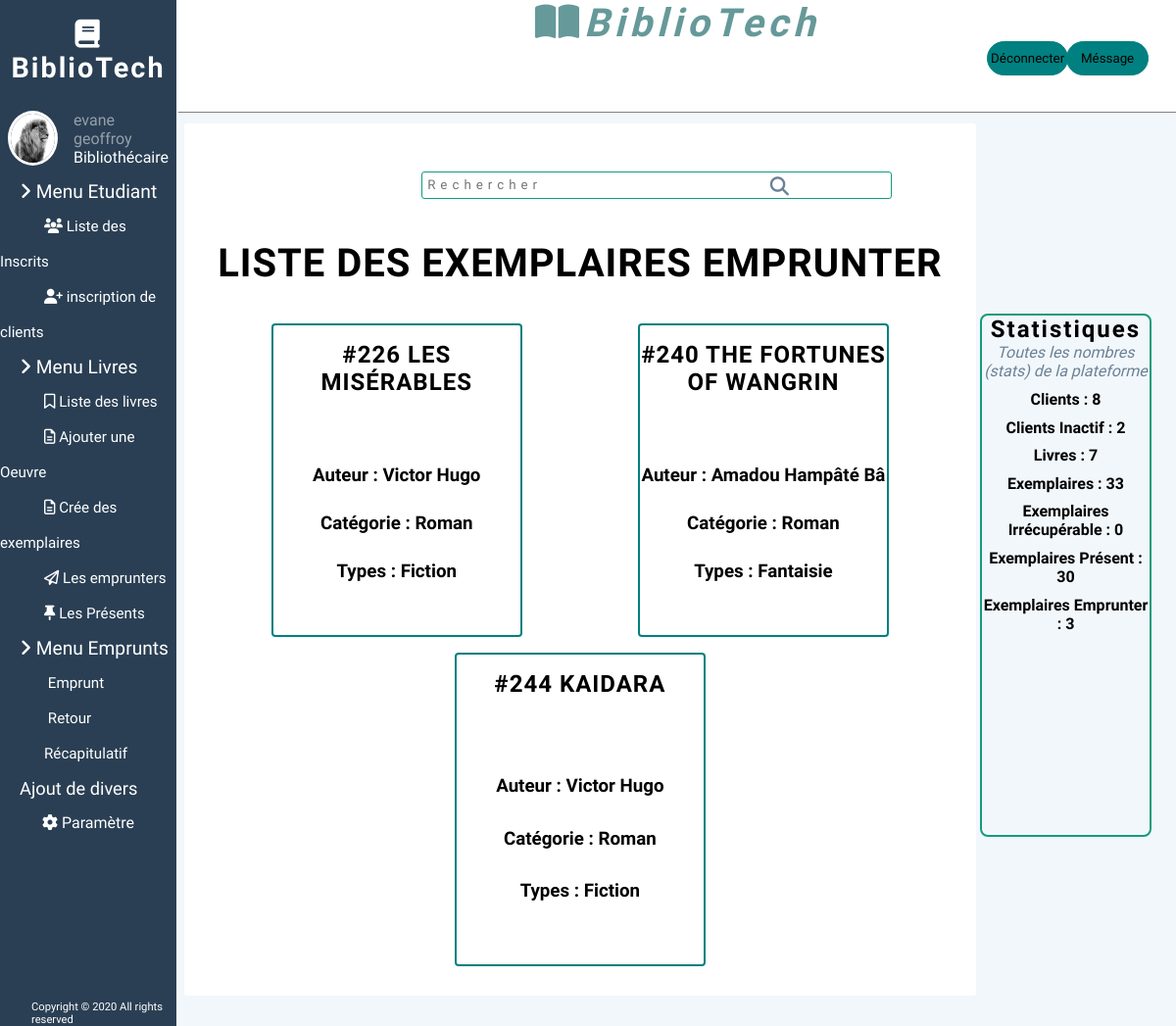
Screenshot of /Views/emprunters.php (signed in) with the database file from the repository.
### tables this page shows
CREATE TABLE IF NOT EXISTS `exemplaires` (
  `id` int NOT NULL AUTO_INCREMENT,
  `auteur_exem_id` int NOT NULL,
  `oeuvre_exem_id` int NOT NULL,
  `types_exem_id` int NOT NULL,
  `categorie_exem_id` int NOT NULL,
  `editeur_id` int NOT NULL,
  `etat_id` int NOT NULL,
  `emprunter` tinyint(1) NOT NULL,
  PRIMARY KEY (`id`),
  KEY `fk_exem_auteur` (`auteur_exem_id`),
  KEY `fk_exem_type` (`types_exem_id`),
  KEY `fk_exem_categorie` (`categorie_exem_id`),
  KEY `fk_etat` (`etat_id`),
  KEY `fk_exem_editeur` (`editeur_id`),
  KEY `fk_exem_oeuvre` (`oeuvre_exem_id`)
);

CREATE TABLE IF NOT EXISTS `oeuvre` (
  `id` int NOT NULL AUTO_INCREMENT,
  `nom` varchar(10000) NOT NULL,
  `auteur_id` int NOT NULL,
  PRIMARY KEY (`id`),
  KEY `fk_auteur_oeuvre` (`auteur_id`)
);

CREATE TABLE IF NOT EXISTS `auteur` (
  `id` int NOT NULL AUTO_INCREMENT,
  `nom` varchar(500) NOT NULL,
  PRIMARY KEY (`id`)
);

CREATE TABLE IF NOT EXISTS `categorie` (
  `id` int NOT NULL AUTO_INCREMENT,
  `nom` varchar(200) NOT NULL,
  PRIMARY KEY (`id`)
);

CREATE TABLE IF NOT EXISTS `types` (
  `id` int NOT NULL AUTO_INCREMENT,
  `nom` varchar(200) NOT NULL,
  PRIMARY KEY (`id`)
);

### Views/emprunters.php (the view, shortened to what this page needs)
<?php
include("./parts/head.php");
include('../php/connexion.php');
$sql = "SELECT * FROM exemplaires WHERE emprunter = true";
$result0 = mysqli_query($conn, $sql);
$livres = mysqli_fetch_all($result0, MYSQLI_ASSOC);
include("./parts/section/nav.php");
include("./parts/section/header.php"); ?>
<div class="contain">
    <?php include("./parts/section/search.php"); ?>
    <div class="cards">
        <h2 class="header">Liste des Exemplaires Emprunter</h2>
        <div class="services">
            <?php foreach ($livres as $livre) : ?>
                <div class="content">
                    <h2><?php $req = $connexion->prepare('SELECT nom FROM oeuvre WHERE id = :id_structure');
                                    $req->execute(['id_structure' => $livre['oeuvre_exem_id']]);
                                    $res = $req->fetch();
                                    echo '#'.$livre['id'].' '.$res['nom']; ?></h2>
                    <p>
                        <h3>Auteur : <?php $req = $connexion->prepare('SELECT nom FROM auteur WHERE id = :id_structure');
                                    $req->execute(['id_structure' => $livre['auteur_exem_id']]);
                                    $res = $req->fetch();
                                    echo $res['nom']; ?></h3>
                        <h3>Catégorie : <?php $req = $connexion->prepare('SELECT nom FROM categorie WHERE id = :id_structure');
                                    $req->execute(['id_structure' => $livre['categorie_exem_id']]);
                                    $res = $req->fetch();
                                    echo $res['nom']; ?></h3>
                        <h3>Types : <?php $req = $connexion->prepare('SELECT nom FROM types WHERE id = :id_structure');
                                    $req->execute(['id_structure' => $livre['types_exem_id']]);
                                    $res = $req->fetch();
                                    echo $res['nom']; ?></h3>
                    </p>
                </div>
            <?php endforeach ?>
        </div>
    </div>
</div>
<?php
include("./parts/section/float.php");
include("./parts/foot.php"); ?>

### Static/css/style.css (style rules this page uses)
* { margin: 0; padding: 0; box-sizing: border-box; font-family: "Mukta", sans-serif; }
body { background-color: #f2f7fb; }
.contain { background-color: white; border: 0px solid white; border-radius: 0.2rem; width: 67.36%; height: 85%; position: absolute; right: 17%; left: 15.64%; top: 12%; overflow: auto; }

### Static/css/formulaire.css (style rules this page uses)
* { margin: 0; padding: 0; font-family: "Mukta", sans-serif; }
body { background-color: #f2f7fb; z-index: 1000; }
h2 { letter-spacing: 2px; }

### Static/css/carte.css (style rules this page uses)
.cards { max-width: 1100px; margin: 0 auto; text-align: center; padding: 30px; }
.cards h2.header { font-size: 40px; margin: 0 0 30px 0; text-transform: uppercase; letter-spacing: 1px; }
.services { display: flex; align-items: center; justify-content: space-around; flex-wrap: wrap; }
.content { text-align: center; overflow-block: auto; height: 20rem; width: 16rem; border: 2px solid teal; border-radius: 4px; transition: all 0.3s ease; display: flex; flex-wrap: wrap; margin: 0.5rem; }
.content > * { flex: 1 1 100%; }
.content h2 { font-size: 1.5em; margin: 16px 0; letter-spacing: 1px; text-transform: uppercase; }
.content p { font-size: 17px; }

### rows the page displays
exemplaires: id "226", oeuvre.nom "LES MISÉRABLES", auteur.nom "Victor Hugo", categorie.nom "Roman", types.nom "Fiction"
exemplaires: id "240", oeuvre.nom "THE FORTUNES OF WANGRIN", auteur.nom "Amadou Hampâté Bâ", categorie.nom "Roman", types.nom "Fantaisie"
exemplaires: id "244", oeuvre.nom "KAIDARA", auteur.nom "Victor Hugo", categorie.nom "Roman", types.nom "Fiction"

### other values shown
$_SESSION['name']['nom'] "evane"
$_SESSION['name']['prenom'] "geoffroy"
$i "8"
$i "2"
$i "7"
$i "33"
$i "0"
$i "30"
$i "3"
